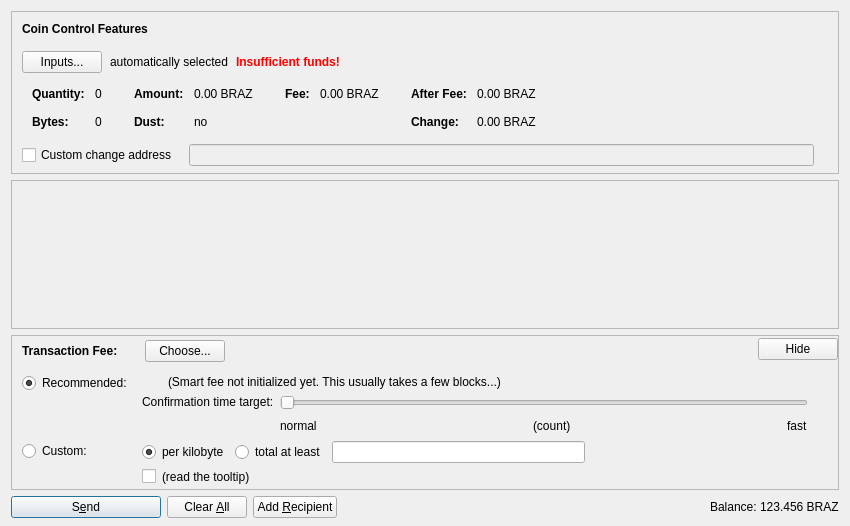
<?xml version="1.0" encoding="UTF-8"?>
<ui version="4.0">
 <class>SendCoinsDialog</class>
 <widget class="QDialog" name="SendCoinsDialog">
  <property name="geometry">
   <rect>
    <x>0</x>
    <y>0</y>
    <width>850</width>
    <height>526</height>
   </rect>
  </property>
  <property name="windowTitle">
   <string>Send Coins</string>
  </property>
  <layout class="QVBoxLayout" name="verticalLayout" stretch="0,1,0,0">
   <property name="bottomMargin">
    <number>8</number>
   </property>
   <item>
    <widget class="QFrame" name="frameCoinControl">
     <property name="sizePolicy">
      <sizepolicy hsizetype="Expanding" vsizetype="Expanding">
       <horstretch>0</horstretch>
       <verstretch>0</verstretch>
      </sizepolicy>
     </property>
     <property name="maximumSize">
      <size>
       <width>16777215</width>
       <height>16777215</height>
      </size>
     </property>
     <property name="frameShape">
      <enum>QFrame::StyledPanel</enum>
     </property>
     <property name="frameShadow">
      <enum>QFrame::Sunken</enum>
     </property>
     <layout class="QVBoxLayout" name="verticalLayoutCoinControl2">
      <property name="spacing">
       <number>0</number>
      </property>
      <property name="leftMargin">
       <number>0</number>
      </property>
      <property name="topMargin">
       <number>0</number>
      </property>
      <property name="rightMargin">
       <number>0</number>
      </property>
      <property name="bottomMargin">
       <number>6</number>
      </property>
      <item>
       <layout class="QVBoxLayout" name="verticalLayoutCoinControl" stretch="0,0,0,0,1">
        <property name="spacing">
         <number>0</number>
        </property>
        <property name="leftMargin">
         <number>10</number>
        </property>
        <property name="topMargin">
         <number>10</number>
        </property>
        <item>
         <layout class="QHBoxLayout" name="horizontalLayoutCoinControl1">
          <property name="bottomMargin">
           <number>15</number>
          </property>
          <item>
           <widget class="QLabel" name="labelCoinControlFeatures">
            <property name="sizePolicy">
             <sizepolicy hsizetype="Preferred" vsizetype="Maximum">
              <horstretch>0</horstretch>
              <verstretch>0</verstretch>
             </sizepolicy>
            </property>
            <property name="font">
             <font>
              <weight>75</weight>
              <bold>true</bold>
             </font>
            </property>
            <property name="styleSheet">
             <string notr="true">font-weight:bold;</string>
            </property>
            <property name="text">
             <string>Coin Control Features</string>
            </property>
           </widget>
          </item>
         </layout>
        </item>
        <item>
         <layout class="QHBoxLayout" name="horizontalLayoutCoinControl2" stretch="0,0,0,0">
          <property name="spacing">
           <number>8</number>
          </property>
          <property name="bottomMargin">
           <number>10</number>
          </property>
          <item>
           <widget class="QPushButton" name="pushButtonCoinControl">
            <property name="styleSheet">
             <string notr="true"/>
            </property>
            <property name="text">
             <string>Inputs...</string>
            </property>
            <property name="autoDefault">
             <bool>false</bool>
            </property>
           </widget>
          </item>
          <item>
           <widget class="QLabel" name="labelCoinControlAutomaticallySelected">
            <property name="text">
             <string>automatically selected</string>
            </property>
            <property name="margin">
             <number>5</number>
            </property>
           </widget>
          </item>
          <item>
           <widget class="QLabel" name="labelCoinControlInsuffFunds">
            <property name="font">
             <font>
              <weight>75</weight>
              <bold>true</bold>
             </font>
            </property>
            <property name="styleSheet">
             <string notr="true">color:red;font-weight:bold;</string>
            </property>
            <property name="text">
             <string>Insufficient funds!</string>
            </property>
            <property name="margin">
             <number>5</number>
            </property>
           </widget>
          </item>
          <item>
           <spacer name="horizontalSpacerCoinControl">
            <property name="orientation">
             <enum>Qt::Horizontal</enum>
            </property>
            <property name="sizeHint" stdset="0">
             <size>
              <width>40</width>
              <height>1</height>
             </size>
            </property>
           </spacer>
          </item>
         </layout>
        </item>
        <item>
         <widget class="QWidget" name="widgetCoinControl" native="true">
          <property name="sizePolicy">
           <sizepolicy hsizetype="Preferred" vsizetype="Preferred">
            <horstretch>0</horstretch>
            <verstretch>0</verstretch>
           </sizepolicy>
          </property>
          <property name="minimumSize">
           <size>
            <width>0</width>
            <height>0</height>
           </size>
          </property>
          <property name="styleSheet">
           <string notr="true"/>
          </property>
          <layout class="QHBoxLayout" name="horizontalLayoutCoinControl5">
           <property name="leftMargin">
            <number>0</number>
           </property>
           <property name="topMargin">
            <number>0</number>
           </property>
           <property name="rightMargin">
            <number>0</number>
           </property>
           <property name="bottomMargin">
            <number>0</number>
           </property>
           <item>
            <layout class="QHBoxLayout" name="horizontalLayoutCoinControl3" stretch="0,0,0,1">
             <property name="spacing">
              <number>20</number>
             </property>
             <property name="topMargin">
              <number>0</number>
             </property>
             <property name="bottomMargin">
              <number>10</number>
             </property>
             <item>
              <layout class="QFormLayout" name="formLayoutCoinControl1">
               <property name="horizontalSpacing">
                <number>10</number>
               </property>
               <property name="verticalSpacing">
                <number>14</number>
               </property>
               <property name="leftMargin">
                <number>10</number>
               </property>
               <property name="topMargin">
                <number>4</number>
               </property>
               <property name="rightMargin">
                <number>6</number>
               </property>
               <item row="0" column="0">
                <widget class="QLabel" name="labelCoinControlQuantityText">
                 <property name="font">
                  <font>
                   <weight>75</weight>
                   <bold>true</bold>
                  </font>
                 </property>
                 <property name="text">
                  <string>Quantity:</string>
                 </property>
                 <property name="margin">
                  <number>0</number>
                 </property>
                </widget>
               </item>
               <item row="0" column="1">
                <widget class="QLabel" name="labelCoinControlQuantity">
                 <property name="cursor">
                  <cursorShape>IBeamCursor</cursorShape>
                 </property>
                 <property name="contextMenuPolicy">
                  <enum>Qt::ActionsContextMenu</enum>
                 </property>
                 <property name="text">
                  <string notr="true">0</string>
                 </property>
                 <property name="margin">
                  <number>0</number>
                 </property>
                 <property name="textInteractionFlags">
                  <set>Qt::LinksAccessibleByMouse|Qt::TextSelectableByKeyboard|Qt::TextSelectableByMouse</set>
                 </property>
                </widget>
               </item>
               <item row="1" column="0">
                <widget class="QLabel" name="labelCoinControlBytesText">
                 <property name="font">
                  <font>
                   <weight>75</weight>
                   <bold>true</bold>
                  </font>
                 </property>
                 <property name="text">
                  <string>Bytes:</string>
                 </property>
                </widget>
               </item>
               <item row="1" column="1">
                <widget class="QLabel" name="labelCoinControlBytes">
                 <property name="cursor">
                  <cursorShape>IBeamCursor</cursorShape>
                 </property>
                 <property name="contextMenuPolicy">
                  <enum>Qt::ActionsContextMenu</enum>
                 </property>
                 <property name="text">
                  <string notr="true">0</string>
                 </property>
                 <property name="textInteractionFlags">
                  <set>Qt::LinksAccessibleByMouse|Qt::TextSelectableByKeyboard|Qt::TextSelectableByMouse</set>
                 </property>
                </widget>
               </item>
              </layout>
             </item>
             <item>
              <layout class="QFormLayout" name="formLayoutCoinControl2">
               <property name="horizontalSpacing">
                <number>10</number>
               </property>
               <property name="verticalSpacing">
                <number>14</number>
               </property>
               <property name="leftMargin">
                <number>6</number>
               </property>
               <property name="topMargin">
                <number>4</number>
               </property>
               <property name="rightMargin">
                <number>6</number>
               </property>
               <item row="0" column="0">
                <widget class="QLabel" name="labelCoinControlAmountText">
                 <property name="font">
                  <font>
                   <weight>75</weight>
                   <bold>true</bold>
                  </font>
                 </property>
                 <property name="text">
                  <string>Amount:</string>
                 </property>
                 <property name="margin">
                  <number>0</number>
                 </property>
                </widget>
               </item>
               <item row="0" column="1">
                <widget class="QLabel" name="labelCoinControlAmount">
                 <property name="cursor">
                  <cursorShape>IBeamCursor</cursorShape>
                 </property>
                 <property name="contextMenuPolicy">
                  <enum>Qt::ActionsContextMenu</enum>
                 </property>
                 <property name="text">
                  <string notr="true">0.00 BRAZ</string>
                 </property>
                 <property name="textInteractionFlags">
                  <set>Qt::LinksAccessibleByMouse|Qt::TextSelectableByKeyboard|Qt::TextSelectableByMouse</set>
                 </property>
                </widget>
               </item>
               <item row="1" column="0">
                <widget class="QLabel" name="labelCoinControlLowOutputText">
                 <property name="font">
                  <font>
                   <weight>75</weight>
                   <bold>true</bold>
                  </font>
                 </property>
                 <property name="text">
                  <string>Dust:</string>
                 </property>
                </widget>
               </item>
               <item row="1" column="1">
                <widget class="QLabel" name="labelCoinControlLowOutput">
                 <property name="cursor">
                  <cursorShape>IBeamCursor</cursorShape>
                 </property>
                 <property name="contextMenuPolicy">
                  <enum>Qt::ActionsContextMenu</enum>
                 </property>
                 <property name="text">
                  <string notr="true">no</string>
                 </property>
                 <property name="textInteractionFlags">
                  <set>Qt::LinksAccessibleByMouse|Qt::TextSelectableByKeyboard|Qt::TextSelectableByMouse</set>
                 </property>
                </widget>
               </item>
              </layout>
             </item>
             <item>
              <layout class="QFormLayout" name="formLayoutCoinControl3">
               <property name="horizontalSpacing">
                <number>10</number>
               </property>
               <property name="verticalSpacing">
                <number>14</number>
               </property>
               <property name="leftMargin">
                <number>6</number>
               </property>
               <property name="topMargin">
                <number>4</number>
               </property>
               <property name="rightMargin">
                <number>6</number>
               </property>
               <item row="0" column="0">
                <widget class="QLabel" name="labelCoinControlFeeText">
                 <property name="font">
                  <font>
                   <weight>75</weight>
                   <bold>true</bold>
                  </font>
                 </property>
                 <property name="text">
                  <string>Fee:</string>
                 </property>
                 <property name="margin">
                  <number>0</number>
                 </property>
                </widget>
               </item>
               <item row="0" column="1">
                <widget class="QLabel" name="labelCoinControlFee">
                 <property name="cursor">
                  <cursorShape>IBeamCursor</cursorShape>
                 </property>
                 <property name="contextMenuPolicy">
                  <enum>Qt::ActionsContextMenu</enum>
                 </property>
                 <property name="text">
                  <string notr="true">0.00 BRAZ</string>
                 </property>
                 <property name="textInteractionFlags">
                  <set>Qt::LinksAccessibleByMouse|Qt::TextSelectableByKeyboard|Qt::TextSelectableByMouse</set>
                 </property>
                </widget>
               </item>
              </layout>
             </item>
             <item>
              <layout class="QFormLayout" name="formLayoutCoinControl4">
               <property name="horizontalSpacing">
                <number>10</number>
               </property>
               <property name="verticalSpacing">
                <number>14</number>
               </property>
               <property name="leftMargin">
                <number>6</number>
               </property>
               <property name="topMargin">
                <number>4</number>
               </property>
               <property name="rightMargin">
                <number>6</number>
               </property>
               <item row="0" column="0">
                <widget class="QLabel" name="labelCoinControlAfterFeeText">
                 <property name="font">
                  <font>
                   <weight>75</weight>
                   <bold>true</bold>
                  </font>
                 </property>
                 <property name="text">
                  <string>After Fee:</string>
                 </property>
                 <property name="margin">
                  <number>0</number>
                 </property>
                </widget>
               </item>
               <item row="0" column="1">
                <widget class="QLabel" name="labelCoinControlAfterFee">
                 <property name="cursor">
                  <cursorShape>IBeamCursor</cursorShape>
                 </property>
                 <property name="contextMenuPolicy">
                  <enum>Qt::ActionsContextMenu</enum>
                 </property>
                 <property name="text">
                  <string notr="true">0.00 BRAZ</string>
                 </property>
                 <property name="textInteractionFlags">
                  <set>Qt::LinksAccessibleByMouse|Qt::TextSelectableByKeyboard|Qt::TextSelectableByMouse</set>
                 </property>
                </widget>
               </item>
               <item row="1" column="0">
                <widget class="QLabel" name="labelCoinControlChangeText">
                 <property name="font">
                  <font>
                   <weight>75</weight>
                   <bold>true</bold>
                  </font>
                 </property>
                 <property name="text">
                  <string>Change:</string>
                 </property>
                </widget>
               </item>
               <item row="1" column="1">
                <widget class="QLabel" name="labelCoinControlChange">
                 <property name="cursor">
                  <cursorShape>IBeamCursor</cursorShape>
                 </property>
                 <property name="contextMenuPolicy">
                  <enum>Qt::ActionsContextMenu</enum>
                 </property>
                 <property name="text">
                  <string notr="true">0.00 BRAZ</string>
                 </property>
                 <property name="textInteractionFlags">
                  <set>Qt::LinksAccessibleByMouse|Qt::TextSelectableByKeyboard|Qt::TextSelectableByMouse</set>
                 </property>
                </widget>
               </item>
              </layout>
             </item>
            </layout>
           </item>
          </layout>
         </widget>
        </item>
        <item>
         <layout class="QHBoxLayout" name="horizontalLayoutCoinControl4" stretch="0,0,0">
          <property name="spacing">
           <number>12</number>
          </property>
          <property name="sizeConstraint">
           <enum>QLayout::SetDefaultConstraint</enum>
          </property>
          <property name="topMargin">
           <number>5</number>
          </property>
          <property name="rightMargin">
           <number>5</number>
          </property>
          <item>
           <widget class="QCheckBox" name="checkBoxCoinControlChange">
            <property name="toolTip">
             <string>If this is activated, but the change address is empty or invalid, change will be sent to a newly generated address.</string>
            </property>
            <property name="text">
             <string>Custom change address</string>
            </property>
           </widget>
          </item>
          <item>
           <widget class="QValidatedLineEdit" name="lineEditCoinControlChange">
            <property name="enabled">
             <bool>false</bool>
            </property>
            <property name="sizePolicy">
             <sizepolicy hsizetype="Expanding" vsizetype="Fixed">
              <horstretch>0</horstretch>
              <verstretch>0</verstretch>
             </sizepolicy>
            </property>
           </widget>
          </item>
          <item>
           <widget class="QLabel" name="labelCoinControlChangeLabel">
            <property name="sizePolicy">
             <sizepolicy hsizetype="Preferred" vsizetype="Expanding">
              <horstretch>0</horstretch>
              <verstretch>0</verstretch>
             </sizepolicy>
            </property>
            <property name="minimumSize">
             <size>
              <width>0</width>
              <height>0</height>
             </size>
            </property>
            <property name="text">
             <string/>
            </property>
            <property name="margin">
             <number>3</number>
            </property>
           </widget>
          </item>
         </layout>
        </item>
        <item>
         <spacer name="verticalSpacerCoinControl">
          <property name="orientation">
           <enum>Qt::Vertical</enum>
          </property>
          <property name="sizeHint" stdset="0">
           <size>
            <width>800</width>
            <height>1</height>
           </size>
          </property>
         </spacer>
        </item>
       </layout>
      </item>
     </layout>
    </widget>
   </item>
   <item>
    <widget class="QScrollArea" name="scrollArea">
     <property name="widgetResizable">
      <bool>true</bool>
     </property>
     <widget class="QWidget" name="scrollAreaWidgetContents">
      <property name="geometry">
       <rect>
        <x>0</x>
        <y>0</y>
        <width>830</width>
        <height>104</height>
       </rect>
      </property>
      <layout class="QVBoxLayout" name="verticalLayout_2" stretch="0,1">
       <property name="leftMargin">
        <number>0</number>
       </property>
       <property name="topMargin">
        <number>0</number>
       </property>
       <property name="rightMargin">
        <number>0</number>
       </property>
       <property name="bottomMargin">
        <number>0</number>
       </property>
       <item>
        <layout class="QVBoxLayout" name="entries">
         <property name="spacing">
          <number>6</number>
         </property>
        </layout>
       </item>
       <item>
        <spacer name="verticalSpacer">
         <property name="orientation">
          <enum>Qt::Vertical</enum>
         </property>
         <property name="sizeHint" stdset="0">
          <size>
           <width>20</width>
           <height>40</height>
          </size>
         </property>
        </spacer>
       </item>
      </layout>
     </widget>
    </widget>
   </item>
   <item>
    <widget class="QFrame" name="frameFee">
     <property name="sizePolicy">
      <sizepolicy hsizetype="Expanding" vsizetype="Expanding">
       <horstretch>0</horstretch>
       <verstretch>0</verstretch>
      </sizepolicy>
     </property>
     <property name="maximumSize">
      <size>
       <width>16777215</width>
       <height>16777215</height>
      </size>
     </property>
     <property name="frameShape">
      <enum>QFrame::StyledPanel</enum>
     </property>
     <property name="frameShadow">
      <enum>QFrame::Sunken</enum>
     </property>
     <layout class="QVBoxLayout" name="verticalLayoutFee1">
      <property name="spacing">
       <number>0</number>
      </property>
      <property name="leftMargin">
       <number>0</number>
      </property>
      <property name="topMargin">
       <number>0</number>
      </property>
      <property name="rightMargin">
       <number>0</number>
      </property>
      <property name="bottomMargin">
       <number>0</number>
      </property>
      <item>
       <layout class="QVBoxLayout" name="verticalLayoutFee2" stretch="0,0,0">
        <property name="spacing">
         <number>0</number>
        </property>
        <property name="leftMargin">
         <number>10</number>
        </property>
        <property name="topMargin">
         <number>0</number>
        </property>
        <item>
         <layout class="QHBoxLayout" name="horizontalLayoutFee1">
          <property name="bottomMargin">
           <number>0</number>
          </property>
          <item>
           <layout class="QVBoxLayout" name="verticalLayoutFee7">
            <property name="spacing">
             <number>0</number>
            </property>
            <item>
             <spacer name="verticalSpacerSmartFee">
              <property name="orientation">
               <enum>Qt::Vertical</enum>
              </property>
              <property name="sizeType">
               <enum>QSizePolicy::Fixed</enum>
              </property>
              <property name="sizeHint" stdset="0">
               <size>
                <width>1</width>
                <height>4</height>
               </size>
              </property>
             </spacer>
            </item>
            <item>
             <layout class="QHBoxLayout" name="horizontalLayoutSmartFee">
              <property name="spacing">
               <number>10</number>
              </property>
              <item>
               <widget class="QLabel" name="labelFeeHeadline">
                <property name="sizePolicy">
                 <sizepolicy hsizetype="Preferred" vsizetype="Maximum">
                  <horstretch>0</horstretch>
                  <verstretch>0</verstretch>
                 </sizepolicy>
                </property>
                <property name="font">
                 <font>
                  <weight>75</weight>
                  <bold>true</bold>
                 </font>
                </property>
                <property name="styleSheet">
                 <string notr="true">font-weight:bold;</string>
                </property>
                <property name="text">
                 <string>Transaction Fee:</string>
                </property>
               </widget>
              </item>
              <item>
               <widget class="QLabel" name="labelFeeMinimized">
                <property name="text">
                 <string/>
                </property>
               </widget>
              </item>
              <item>
               <widget class="QPushButton" name="buttonChooseFee">
                <property name="text">
                 <string>Choose...</string>
                </property>
               </widget>
              </item>
             </layout>
            </item>
            <item>
             <spacer name="verticalSpacer_5">
              <property name="orientation">
               <enum>Qt::Vertical</enum>
              </property>
              <property name="sizeHint" stdset="0">
               <size>
                <width>1</width>
                <height>1</height>
               </size>
              </property>
             </spacer>
            </item>
           </layout>
          </item>
          <item>
           <spacer name="horizontalSpacer_4">
            <property name="orientation">
             <enum>Qt::Horizontal</enum>
            </property>
            <property name="sizeHint" stdset="0">
             <size>
              <width>40</width>
              <height>20</height>
             </size>
            </property>
           </spacer>
          </item>
          <item>
           <widget class="QPushButton" name="buttonMinimizeFee">
            <property name="toolTip">
             <string>collapse fee-settings</string>
            </property>
            <property name="text">
             <string>Hide</string>
            </property>
           </widget>
          </item>
         </layout>
        </item>
        <item>
         <widget class="QFrame" name="frameFeeSelection">
          <layout class="QVBoxLayout" name="verticalLayoutFee12">
           <property name="spacing">
            <number>0</number>
           </property>
           <property name="leftMargin">
            <number>0</number>
           </property>
           <property name="topMargin">
            <number>0</number>
           </property>
           <property name="rightMargin">
            <number>0</number>
           </property>
           <property name="bottomMargin">
            <number>0</number>
           </property>
           <item>
            <layout class="QGridLayout" name="gridLayoutFee">
             <property name="topMargin">
              <number>10</number>
             </property>
             <property name="bottomMargin">
              <number>4</number>
             </property>
             <property name="horizontalSpacing">
              <number>10</number>
             </property>
             <property name="verticalSpacing">
              <number>4</number>
             </property>
             <item row="1" column="1">
              <layout class="QVBoxLayout" name="verticalLayoutFee8">
               <property name="spacing">
                <number>6</number>
               </property>
               <item>
                <layout class="QHBoxLayout" name="horizontalLayoutFee13">
                 <item>
                  <widget class="QRadioButton" name="radioCustomPerKilobyte">
                   <property name="toolTip">
                    <string>If the custom fee is set to 1000 satoshis and the transaction is only 250 bytes, then &quot;per kilobyte&quot; only pays 250 satoshis in fee, while &quot;total at least&quot; pays 1000 satoshis. For transactions bigger than a kilobyte both pay by kilobyte.</string>
                   </property>
                   <property name="text">
                    <string>per kilobyte</string>
                   </property>
                   <property name="checked">
                    <bool>true</bool>
                   </property>
                   <attribute name="buttonGroup">
                    <string notr="true">groupCustomFee</string>
                   </attribute>
                  </widget>
                 </item>
                 <item>
                  <widget class="QRadioButton" name="radioCustomAtLeast">
                   <property name="toolTip">
                    <string>If the custom fee is set to 1000 satoshis and the transaction is only 250 bytes, then &quot;per kilobyte&quot; only pays 250 satoshis in fee, while &quot;total at least&quot; pays 1000 satoshis. For transactions bigger than a kilobyte both pay by kilobyte.</string>
                   </property>
                   <property name="text">
                    <string>total at least</string>
                   </property>
                   <attribute name="buttonGroup">
                    <string notr="true">groupCustomFee</string>
                   </attribute>
                  </widget>
                 </item>
                 <item>
                  <widget class="BitcoinAmountField" name="customFee"/>
                 </item>
                 <item>
                  <spacer name="horizontalSpacer_6">
                   <property name="orientation">
                    <enum>Qt::Horizontal</enum>
                   </property>
                   <property name="sizeHint" stdset="0">
                    <size>
                     <width>1</width>
                     <height>1</height>
                    </size>
                   </property>
                  </spacer>
                 </item>
                </layout>
               </item>
               <item>
                <layout class="QHBoxLayout" name="horizontalLayoutFee8">
                 <item>
                  <widget class="QCheckBox" name="checkBoxMinimumFee">
                   <property name="toolTip">
                    <string>Paying only the minimum fee is just fine as long as there is less transaction volume than space in the blocks. But be aware that this can end up in a never confirming transaction once there is more demand for bitcoin transactions than the network can process.</string>
                   </property>
                   <property name="text">
                    <string/>
                   </property>
                  </widget>
                 </item>
                 <item>
                  <widget class="QLabel" name="labelMinFeeWarning">
                   <property name="enabled">
                    <bool>true</bool>
                   </property>
                   <property name="toolTip">
                    <string>Paying only the minimum fee is just fine as long as there is less transaction volume than space in the blocks. But be aware that this can end up in a never confirming transaction once there is more demand for bitcoin transactions than the network can process.</string>
                   </property>
                   <property name="text">
                    <string>(read the tooltip)</string>
                   </property>
                   <property name="margin">
                    <number>5</number>
                   </property>
                  </widget>
                 </item>
                 <item>
                  <spacer name="horizontalSpacer_2">
                   <property name="orientation">
                    <enum>Qt::Horizontal</enum>
                   </property>
                   <property name="sizeHint" stdset="0">
                    <size>
                     <width>1</width>
                     <height>1</height>
                    </size>
                   </property>
                  </spacer>
                 </item>
                </layout>
               </item>
              </layout>
             </item>
             <item row="0" column="0">
              <layout class="QVBoxLayout" name="verticalLayoutFee4" stretch="0,1">
               <item>
                <widget class="QRadioButton" name="radioSmartFee">
                 <property name="text">
                  <string>Recommended:</string>
                 </property>
                 <property name="checked">
                  <bool>true</bool>
                 </property>
                 <attribute name="buttonGroup">
                  <string notr="true">groupFee</string>
                 </attribute>
                </widget>
               </item>
               <item>
                <spacer name="verticalSpacer_2">
                 <property name="orientation">
                  <enum>Qt::Vertical</enum>
                 </property>
                 <property name="sizeHint" stdset="0">
                  <size>
                   <width>1</width>
                   <height>1</height>
                  </size>
                 </property>
                </spacer>
               </item>
              </layout>
             </item>
             <item row="1" column="0">
              <layout class="QVBoxLayout" name="verticalLayoutFee9" stretch="0,1">
               <item>
                <widget class="QRadioButton" name="radioCustomFee">
                 <property name="text">
                  <string>Custom:</string>
                 </property>
                 <attribute name="buttonGroup">
                  <string notr="true">groupFee</string>
                 </attribute>
                </widget>
               </item>
               <item>
                <spacer name="verticalSpacer_6">
                 <property name="orientation">
                  <enum>Qt::Vertical</enum>
                 </property>
                 <property name="sizeHint" stdset="0">
                  <size>
                   <width>1</width>
                   <height>1</height>
                  </size>
                 </property>
                </spacer>
               </item>
              </layout>
             </item>
             <item row="0" column="1">
              <layout class="QVBoxLayout" name="verticalLayoutFee3" stretch="0,0,1">
               <property name="spacing">
                <number>6</number>
               </property>
               <property name="topMargin">
                <number>2</number>
               </property>
               <item>
                <layout class="QHBoxLayout" name="horizontalLayoutFee12">
                 <item>
                  <widget class="QLabel" name="labelSmartFee">
                   <property name="text">
                    <string/>
                   </property>
                   <property name="margin">
                    <number>2</number>
                   </property>
                  </widget>
                 </item>
                 <item>
                  <widget class="QLabel" name="labelFeeEstimation">
                   <property name="text">
                    <string/>
                   </property>
                  </widget>
                 </item>
                 <item>
                  <widget class="QLabel" name="labelSmartFee2">
                   <property name="text">
                    <string>(Smart fee not initialized yet. This usually takes a few blocks...)</string>
                   </property>
                   <property name="margin">
                    <number>2</number>
                   </property>
                  </widget>
                 </item>
                 <item>
                  <spacer name="horizontalSpacer_5">
                   <property name="orientation">
                    <enum>Qt::Horizontal</enum>
                   </property>
                   <property name="sizeHint" stdset="0">
                    <size>
                     <width>1</width>
                     <height>1</height>
                    </size>
                   </property>
                  </spacer>
                 </item>
                </layout>
               </item>
               <item>
                <layout class="QHBoxLayout" name="horizontalLayoutFee9">
                 <item>
                  <layout class="QVBoxLayout" name="verticalLayoutFee6">
                   <item>
                    <widget class="QLabel" name="labelSmartFee3">
                     <property name="text">
                      <string>Confirmation time target:</string>
                     </property>
                     <property name="margin">
                      <number>2</number>
                     </property>
                    </widget>
                   </item>
                   <item>
                    <spacer name="verticalSpacer_3">
                     <property name="orientation">
                      <enum>Qt::Vertical</enum>
                     </property>
                     <property name="sizeHint" stdset="0">
                      <size>
                       <width>1</width>
                       <height>1</height>
                      </size>
                     </property>
                    </spacer>
                   </item>
                  </layout>
                 </item>
                 <item>
                  <layout class="QVBoxLayout" name="verticalLayoutFee5">
                   <property name="rightMargin">
                    <number>30</number>
                   </property>
                   <item>
                    <widget class="QSlider" name="sliderSmartFee">
                     <property name="minimum">
                      <number>0</number>
                     </property>
                     <property name="maximum">
                      <number>23</number>
                     </property>
                     <property name="pageStep">
                      <number>1</number>
                     </property>
                     <property name="value">
                      <number>0</number>
                     </property>
                     <property name="orientation">
                      <enum>Qt::Horizontal</enum>
                     </property>
                     <property name="invertedAppearance">
                      <bool>false</bool>
                     </property>
                     <property name="invertedControls">
                      <bool>false</bool>
                     </property>
                     <property name="tickPosition">
                      <enum>QSlider::NoTicks</enum>
                     </property>
                    </widget>
                   </item>
                   <item>
                    <layout class="QHBoxLayout" name="horizontalLayoutFee10">
                     <item>
                      <widget class="QLabel" name="labelSmartFeeNormal">
                       <property name="text">
                        <string>normal</string>
                       </property>
                      </widget>
                     </item>
                     <item>
                      <spacer name="horizontalSpacer_7">
                       <property name="orientation">
                        <enum>Qt::Horizontal</enum>
                       </property>
                       <property name="sizeHint" stdset="0">
                        <size>
                         <width>40</width>
                         <height>20</height>
                        </size>
                       </property>
                      </spacer>
                     </item>
                     <item>
                      <widget class="QLabel" name="confirmationTargetLabel">
                       <property name="text">
                        <string notr="true">(count)</string>
                       </property>
                      </widget>
                     </item>
                     <item>
                      <spacer name="horizontalSpacer_3">
                       <property name="orientation">
                        <enum>Qt::Horizontal</enum>
                       </property>
                       <property name="sizeHint" stdset="0">
                        <size>
                         <width>40</width>
                         <height>20</height>
                        </size>
                       </property>
                      </spacer>
                     </item>
                     <item>
                      <widget class="QLabel" name="labelSmartFeeFast">
                       <property name="text">
                        <string>fast</string>
                       </property>
                      </widget>
                     </item>
                    </layout>
                   </item>
                  </layout>
                 </item>
                </layout>
               </item>
               <item>
                <spacer name="verticalSpacer_4">
                 <property name="orientation">
                  <enum>Qt::Vertical</enum>
                 </property>
                 <property name="sizeHint" stdset="0">
                  <size>
                   <width>1</width>
                   <height>1</height>
                  </size>
                 </property>
                </spacer>
               </item>
              </layout>
             </item>
            </layout>
           </item>
          </layout>
         </widget>
        </item>
        <item>
         <spacer name="verticalSpacerFee">
          <property name="orientation">
           <enum>Qt::Vertical</enum>
          </property>
          <property name="sizeHint" stdset="0">
           <size>
            <width>800</width>
            <height>1</height>
           </size>
          </property>
         </spacer>
        </item>
       </layout>
      </item>
     </layout>
    </widget>
   </item>
   <item>
    <layout class="QHBoxLayout" name="horizontalLayout">
     <item>
      <widget class="QPushButton" name="sendButton">
       <property name="minimumSize">
        <size>
         <width>150</width>
         <height>0</height>
        </size>
       </property>
       <property name="toolTip">
        <string>Confirm the send action</string>
       </property>
       <property name="text">
        <string>S&amp;end</string>
       </property>
       <property name="icon">
        <iconset resource="../bitcoin.qrc">
         <normaloff>:/icons/send</normaloff>:/icons/send</iconset>
       </property>
       <property name="autoDefault">
        <bool>false</bool>
       </property>
       <property name="default">
        <bool>true</bool>
       </property>
      </widget>
     </item>
     <item>
      <widget class="QPushButton" name="clearButton">
       <property name="sizePolicy">
        <sizepolicy hsizetype="Minimum" vsizetype="Fixed">
         <horstretch>0</horstretch>
         <verstretch>0</verstretch>
        </sizepolicy>
       </property>
       <property name="toolTip">
        <string>Clear all fields of the form.</string>
       </property>
       <property name="text">
        <string>Clear &amp;All</string>
       </property>
       <property name="icon">
        <iconset resource="../bitcoin.qrc">
         <normaloff>:/icons/remove</normaloff>:/icons/remove</iconset>
       </property>
       <property name="autoDefault">
        <bool>false</bool>
       </property>
      </widget>
     </item>
     <item>
      <widget class="QPushButton" name="addButton">
       <property name="toolTip">
        <string>Send to multiple recipients at once</string>
       </property>
       <property name="text">
        <string>Add &amp;Recipient</string>
       </property>
       <property name="icon">
        <iconset resource="../bitcoin.qrc">
         <normaloff>:/icons/add</normaloff>:/icons/add</iconset>
       </property>
       <property name="autoDefault">
        <bool>false</bool>
       </property>
      </widget>
     </item>
     <item>
      <spacer name="horizontalSpacer">
       <property name="orientation">
        <enum>Qt::Horizontal</enum>
       </property>
       <property name="sizeHint" stdset="0">
        <size>
         <width>40</width>
         <height>20</height>
        </size>
       </property>
      </spacer>
     </item>
     <item>
      <layout class="QHBoxLayout" name="horizontalLayout_2">
       <property name="spacing">
        <number>3</number>
       </property>
       <item>
        <widget class="QLabel" name="label">
         <property name="sizePolicy">
          <sizepolicy hsizetype="Preferred" vsizetype="Fixed">
           <horstretch>0</horstretch>
           <verstretch>0</verstretch>
          </sizepolicy>
         </property>
         <property name="text">
          <string>Balance:</string>
         </property>
        </widget>
       </item>
       <item>
        <widget class="QLabel" name="labelBalance">
         <property name="sizePolicy">
          <sizepolicy hsizetype="Preferred" vsizetype="Fixed">
           <horstretch>0</horstretch>
           <verstretch>0</verstretch>
          </sizepolicy>
         </property>
         <property name="cursor">
          <cursorShape>IBeamCursor</cursorShape>
         </property>
         <property name="text">
          <string notr="true">123.456 BRAZ</string>
         </property>
         <property name="textInteractionFlags">
          <set>Qt::LinksAccessibleByMouse|Qt::TextSelectableByKeyboard|Qt::TextSelectableByMouse</set>
         </property>
        </widget>
       </item>
      </layout>
     </item>
    </layout>
   </item>
  </layout>
 </widget>
 <customwidgets>
  <customwidget>
   <class>QValidatedLineEdit</class>
   <extends>QLineEdit</extends>
   <header>qvalidatedlineedit.h</header>
  </customwidget>
  <customwidget>
   <class>BitcoinAmountField</class>
   <extends>QLineEdit</extends>
   <header>bitcoinamountfield.h</header>
   <container>1</container>
  </customwidget>
 </customwidgets>
 <resources>
  <include location="../bitcoin.qrc"/>
 </resources>
 <connections/>
 <buttongroups>
  <buttongroup name="groupFee"/>
  <buttongroup name="groupCustomFee"/>
 </buttongroups>
</ui>
